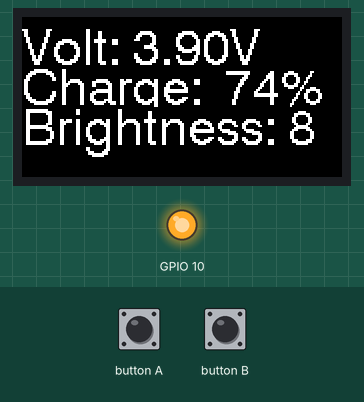
This sketch was run on a simulated ESP32. Parts: 160×80 colour display, output pins drawn as LEDs (lit = HIGH). Inputs (shaded band) come from the test bench. Random numbers use the default seed unless the sketch sets one; what the sketch prints to the serial monitor is not drawn.

Above: at 1.4 s.
1.5 s: button A pressed for 0.15 s
At 2.2 s:
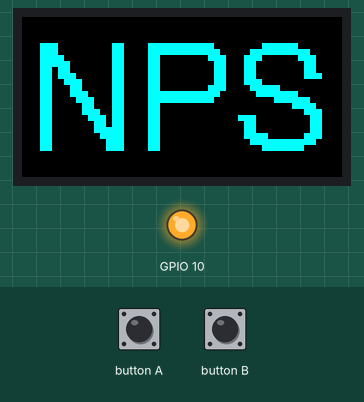
3.1 s: button B pressed for 3.2 s
At 7.1 s:
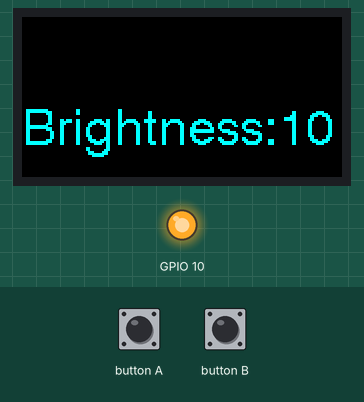
7.8 s: button A pressed for 1 s
At 8.2 s:
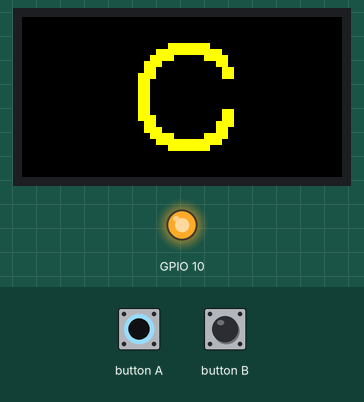
10.3 s: button A pressed for 0.15 s
At 11.3 s:
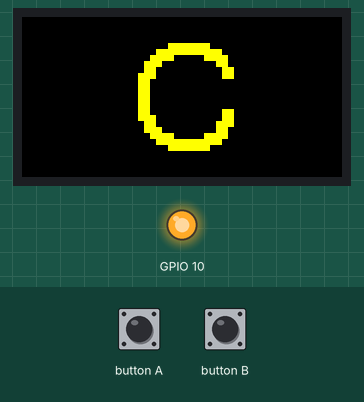
11.9 s: button B pressed for 0.15 s
At 13.1 s:
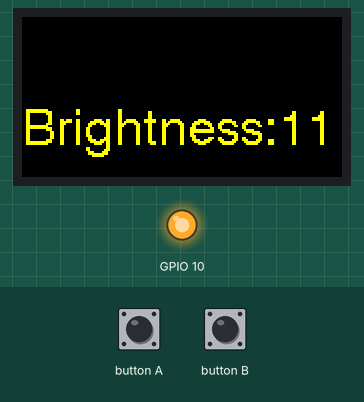
13.5 s: button B pressed for 1 s
At 15.2 s:
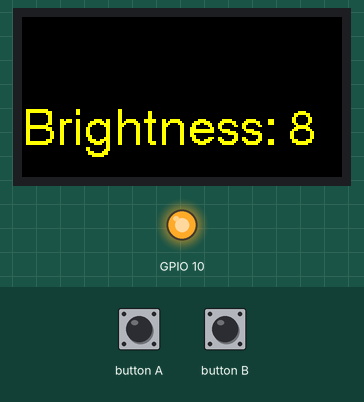
Timing chart, 0 to 16.7 s (numbered marks = the images above; inputs shaded):
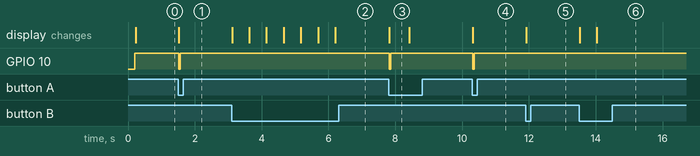

The sketch:

ESP-NOW_M5StickC_OneSlave_MulipleMastersCB_Release.ino
```cpp
#include <esp_now.h>
#include <WiFi.h>
#include <Wire.h>
#include <M5StickC.h>

//////////////////////////////////
//レシーバーのMACアドレスに置き換えます
//////////////////////////////////

uint8_t broadcastAddress[] = {0x30, 0xAE, 0xA4, 0x0E, 0x0D, 0x6C};

const uint boardID = 3; // ボードID
const uint productID = 202008;
const uint maxMoni = 4; // モニタ入力の最大値
uint selfMonitor = 0;
boolean is_sleep = false;

#define BTN_B_PIN 39 //A = 37 B = 39
#define BTN_ON LOW
#define BTN_OFF HIGH
uint8_t prev_btn_b = BTN_OFF;
uint8_t btn_b = BTN_OFF;

#define PWR_BTN_STABLEL 0     // 押していない or 1秒以上押し続ける
#define PWR_BTN_LONG_PRESS 1  // 1秒の長押し発生
#define PWR_BTN_SHORT_PRESS 2 // 1秒以下のボタンクリック

// LED Matrixの明るさ（0～100）
#define DISP_BRIGHTNESS_MIN 8  // 0〜6もセット可能だが、何も見えない
#define DISP_BRIGHTNESS_MAX 12 //
uint8_t disp_brightness = DISP_BRIGHTNESS_MIN;
uint rotete = 3;

double vbat = 0.0;
int8_t bat_charge_p = 0;

// Struct_messageへラッピング
typedef struct struct_message
{
  int pid = productID;
  int id = boardID;
  int moni;
  int x;
  int y;
} struct_message;

//Create a struct_message called myData
struct_message myData;

// Create a structure to hold the readings from each board
struct_message board1;
struct_message board2;
struct_message board3;
struct_message board4;
struct_message board5;

// Create an array with all the structures
struct_message boardsStruct[5] = {board1, board2, board3, board4, board5};

// ESP初期化処理
void InitESPNow()
{
  // ESP-NOW初期化
  WiFi.disconnect();
  if (esp_now_init() == ESP_OK)
  { //esp_err_t esp_now_init（ void ） ESPNOW初期化
    Serial.println("ESPNow Init Success");
  }
  else
  {
    Serial.println("ESPNow Init Failed");
    ESP.restart();
  }
}

// データ送信時のコールバック
void OnDataSent(const uint8_t *mac_addr, esp_now_send_status_t status)
{
  Serial.print("\r\nPacket Send Status:\t");
  Serial.println(status == ESP_NOW_SEND_SUCCESS ? "Delivery Success" : "Delivery Fail");
}

// データ受信時のコールバック
void OnDataRecv(const uint8_t *mac_addr, const uint8_t *incomingData, int len)
{
  char macStr[18];
  Serial.print("Packet received from: ");
  snprintf(macStr, sizeof(macStr), "%02x:%02x:%02x:%02x:%02x:%02x",
           mac_addr[0], mac_addr[1], mac_addr[2], mac_addr[3], mac_addr[4], mac_addr[5]);
  Serial.println(macStr);
  memcpy(&myData, incomingData, sizeof(myData));
  // Update the structures with the new incoming data
  boardsStruct[myData.id - 1].pid = myData.pid;
  boardsStruct[myData.id - 1].id = myData.id;
  boardsStruct[myData.id - 1].x = myData.x;
  boardsStruct[myData.id - 1].y = myData.y;
  boardsStruct[myData.id - 1].moni = myData.moni;
  Serial.printf("Board ID %u: %u bytes\n", myData.id, len);
  Serial.printf("productID is: %d \n", boardsStruct[myData.id - 1].pid);
  Serial.printf("return x value: %d \n", boardsStruct[myData.id - 1].x);
  Serial.printf("return y value: %d \n", boardsStruct[myData.id - 1].y);
  Serial.printf("return moni value: %d \n", boardsStruct[myData.id - 1].moni);
  Serial.println();

  if (myData.pid == productID && myData.id != boardID && myData.x <= 50)
  {
    // CallBackのボードIDが自分でなければ
    switchedDisp();
  }
}

void show_battery_info()
{
  // バッテリー電圧表示
  // GetVbatData()の戻り値はバッテリー電圧のステップ数で、
  // AXP192のデータシートによると1ステップは1.1mV
  vbat = M5.Axp.GetVbatData() * 1.1 / 1000;
  M5.Lcd.setCursor(0, 5);
  M5.Lcd.printf("Volt: %.2fV", vbat);

  // バッテリー残量表示
  // 簡易的に、線形で4.2Vで100%、3.0Vで0%とする
  bat_charge_p = int8_t((vbat - 3.0) / 1.2 * 100);
  if (bat_charge_p > 100)
  {
    bat_charge_p = 100;
  }
  else if (bat_charge_p < 0)
  {
    bat_charge_p = 0;
  }
  M5.Lcd.setCursor(0, 25);
  M5.Lcd.printf("Charge: %3d%%", bat_charge_p);

  // 液晶の明るさ表示
  M5.Lcd.setCursor(0, 45);
  M5.Lcd.printf("Brightness:%2d", disp_brightness);
}

void setup()
{
  // シリアルモニターの初期化
  Serial.begin(115200);
  Wire.begin(); // バッテリー残量表示で使用

  // デバイスをWi-Fiステーションとして設定します
  WiFi.mode(WIFI_STA);
  WiFi.disconnect();
  Serial.println(WiFi.macAddress());
  InitESPNow();

  /////////////////////////////////////////////////
  //  ESP-NOW
  /////////////////////////////////////////////////

  // ESP-NOWを初期化します
  if (esp_now_init() == ESP_OK)
  {
    Serial.println("ESPNow Init Success");
    //    M5.Lcd.print("ESPNow Init Success\n");
    Serial.println(WiFi.macAddress());
  }
  else
  {
    Serial.println("ESPNow Init Failed");
    //    M5.Lcd.print("ESPNow Init Failed\n");
    ESP.restart();
  }

  // ピア登録
  esp_now_peer_info_t peerInfo;
  memcpy(peerInfo.peer_addr, broadcastAddress, 6);
  peerInfo.channel = 0;
  peerInfo.encrypt = false;

  // ピア追加
  if (esp_now_add_peer(&peerInfo) != ESP_OK)
  {
    Serial.println("Failed to add peer");
    return;
  }

  // 送信コールバックを登録
  esp_now_register_send_cb(OnDataSent);

  // 受信コールバックを登録
  esp_now_register_recv_cb(OnDataRecv);

  /////////////////////////////////////////////////
  //  M5StickC専用
  /////////////////////////////////////////////////

  M5.begin();                       // オプションをつけるとLCDのトラブルが出る
                                    //  M5.begin(true, false, true); // SerialEnable = true, I2CEnable = false, DisplayEnable = true);
  pinMode(BTN_B_PIN, INPUT_PULLUP); // M5StickC
  pinMode(M5_LED, OUTPUT);          // LED ON(GPIO_NUM_10 or M5_LED)
  delay(50);
  digitalWrite(GPIO_NUM_10, HIGH);

  // LCD display
  M5.Lcd.setRotation(3); // ボタンBが上になる向き
  M5.Lcd.fillScreen(BLACK);
  M5.Lcd.setTextFont(4); // 4 = 26ピクセルASCIIフォント
  M5.Lcd.setTextSize(1);
  M5.Axp.ScreenBreath(10); // 液晶の明るさ設定

  /////////////////////////////////////////////////
  // バッテリー情報表示
  /////////////////////////////////////////////////
  show_battery_info();
}

void switchedDisp()
{
  switch (myData.moni)
  {
  case 0:
    M5.Lcd.setTextColor(TFT_CYAN);         //CYAN
    LCDReflesh(disp_brightness, 3, 3, 10); // Bright, FontSize, x, y
    M5.Lcd.println("NPS");
    break;
  case 1:
    M5.Lcd.setTextColor(YELLOW);
    LCDReflesh(disp_brightness, 3, 55, 10); // Bright, FontSize, x, y
    M5.Lcd.println("C");
    break;
  case 2:
    M5.Lcd.setTextColor(YELLOW);
    LCDReflesh(disp_brightness, 3, 55, 10); // Bright, FontSize, x, y
    M5.Lcd.println("B");
    break;
  case 3:
    M5.Lcd.setTextColor(YELLOW);
    LCDReflesh(disp_brightness, 3, 55, 10); // Bright, FontSize, x, y
                                            //    LCDReflesh(80,26,90,120);  // Bright, FontSize, x, y
    M5.Lcd.println("A");
    break;
  default:
    break;
  }
}

void LCDReflesh(int lBright, int tSize, int xCursor, int yCursor)
{
  M5.Lcd.fillScreen(BLACK); //  M5StackはM5.Lcd.clear(BLACK);
  M5.Lcd.setTextSize(tSize);
  M5.Lcd.setCursor(xCursor, yCursor);
  M5.Lcd.setTextFont(4); // 4 = 26ピクセルASCIIフォント
}

void loop()
{
  M5.update();

  if (M5.BtnA.wasPressed())
  {
    switch (selfMonitor)
    {
    case 0:
      M5.Lcd.setTextColor(TFT_CYAN);         //CYAN
      LCDReflesh(disp_brightness, 3, 3, 10); // Bright, FontSize, x, y
      M5.Lcd.println("NPS");
      break;
    case 1:
      M5.Lcd.setTextColor(YELLOW);
      LCDReflesh(disp_brightness, 3, 55, 10); // Bright, FontSize, x, y
      M5.Lcd.println("C");
      break;
    case 2:
      M5.Lcd.setTextColor(YELLOW);
      LCDReflesh(disp_brightness, 3, 55, 10); // Bright, FontSize, x, y
      M5.Lcd.println("B");
      break;
    case 3:
      M5.Lcd.setTextColor(YELLOW);
      LCDReflesh(disp_brightness, 3, 55, 10); // Bright, FontSize, x, y
                                              //    LCDReflesh(80,26,90,120);  // Bright, FontSize, x, y
      M5.Lcd.println("A");
      break;
    default:
      break;
    }

    // Set values to send
    myData.pid = productID;
    myData.id = boardID;
    myData.moni = selfMonitor;
    myData.x = random(0, 50);
    myData.y = random(0, 50);

    // Send message via ESP-NOW
    esp_err_t result = esp_now_send(broadcastAddress, (uint8_t *)&myData, sizeof(myData));
    if (result == ESP_OK)
    {
      Serial.println("Sent with success");
    }
    else
    {
      Serial.println("Error sending the data");
    }
    Serial.println(selfMonitor);
    selfMonitor++;
    if (selfMonitor >= maxMoni)
    {
      selfMonitor = 0;
    }
    digitalWrite(GPIO_NUM_10, LOW);
    delay(50);
    digitalWrite(GPIO_NUM_10, HIGH);
  }
  else if (M5.BtnA.pressedFor(600))
  {
    myData.moni = 0;
    esp_err_t result = esp_now_send(broadcastAddress, (uint8_t *)&myData, sizeof(myData));
    M5.Lcd.setTextColor(TFT_CYAN);         //CYAN
    LCDReflesh(disp_brightness, 3, 3, 10); // Bright, FontSize, x, y
    M5.Lcd.println("NPS");
    while (!M5.BtnA.wasReleased())
    { // ボタンが離されるまで待つ
      delay(50);
      M5.update();
      selfMonitor = 1;
    }
  }

  btn_b = digitalRead(BTN_B_PIN);

  if (prev_btn_b == BTN_OFF && btn_b == BTN_ON)
  {
    // ボタンBが押されたとき。1回ごとにディスプレイの明るさを上げる。
    // 最小7、最大12。12を超えたら0に戻す
    disp_brightness += 1;
    if (disp_brightness > DISP_BRIGHTNESS_MAX)
    {
      disp_brightness = DISP_BRIGHTNESS_MIN;
    }
    M5.Axp.ScreenBreath(disp_brightness);
    LCDReflesh(7, 1, 0, 0);
    M5.Lcd.setCursor(0, 45);
    M5.Lcd.printf("Brightness:%2d", disp_brightness);
    delay(500);
  }

  if (M5.Axp.GetBtnPress() == PWR_BTN_LONG_PRESS)
  { //  左側の釦が押されたら　戻り値0 その他, 1 1秒以上押した, 2 1秒未満のクリック, *0以外は1度のみ返却
    // 電源ボタンの長押し
    if (is_sleep)
    {
      !is_sleep;
    }
    else
    {
      //    M5.Axp.SetSleep(); // 画面が消えるだけのスリープに入る
    }
  }
  else if (M5.Axp.GetBtnPress() == PWR_BTN_SHORT_PRESS)
  {

    // LCD display
    if (rotete = 3)
    {
      rotete = 1;
    }
    //    else if (rotete = 1){
    //      rotete = 3;
    //      }

    M5.Lcd.setRotation(rotete); // rotete

    digitalWrite(GPIO_NUM_10, LOW);
    delay(50);
    digitalWrite(GPIO_NUM_10, HIGH);

    //    M5.update();
    //    is_sleep = !is_sleep;
  }
}
```

Measured:
- after the input at 1.5 s, GPIO 10: HIGH → LOW at once, → HIGH 0.05 s later; the display: changes at once (image 1)
- after the input at 3.1 s, the display: first changes at once (image 2 shows a later state)
- after the input at 7.8 s, GPIO 10: HIGH → LOW at once, → HIGH 0.05 s later; the display: changes at once (image 3)
- after the input at 10.3 s, GPIO 10: HIGH → LOW at once, → HIGH 0.05 s later; the display: changes at once (image 4)
- after the input at 11.9 s, the display: changes at once (image 5)
- after the input at 13.5 s, the display: first changes at once (image 6 shows a later state)
- what the display in image 3 shows lasts 0.6 s, from 7.8 s to 8.4 s
